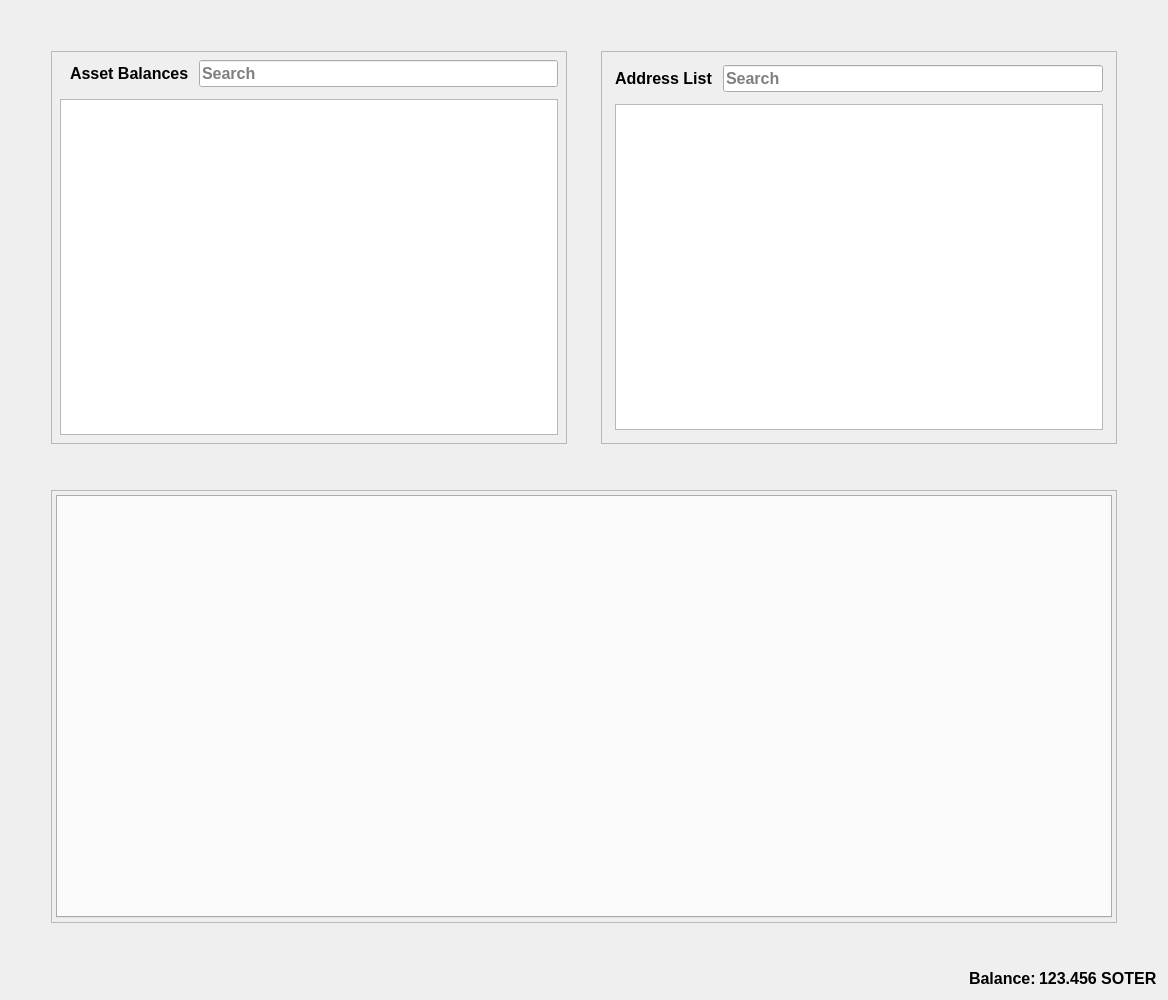
<?xml version="1.0" encoding="UTF-8"?>
<ui version="4.0">
 <class>RestrictedAssetsDialog</class>
 <widget class="QDialog" name="RestrictedAssetsDialog">
  <property name="geometry">
   <rect>
    <x>0</x>
    <y>0</y>
    <width>1168</width>
    <height>1000</height>
   </rect>
  </property>
  <property name="font">
   <font>
    <pointsize>12</pointsize>
    <weight>75</weight>
    <bold>true</bold>
   </font>
  </property>
  <property name="windowTitle">
   <string>Send Coins</string>
  </property>
  <layout class="QVBoxLayout" name="verticalLayout">
   <item>
    <layout class="QHBoxLayout" name="horizontalLayout">
     <property name="spacing">
      <number>34</number>
     </property>
     <property name="leftMargin">
      <number>40</number>
     </property>
     <property name="topMargin">
      <number>40</number>
     </property>
     <property name="rightMargin">
      <number>40</number>
     </property>
     <property name="bottomMargin">
      <number>40</number>
     </property>
     <item>
      <widget class="QFrame" name="frameAssetBalance">
       <property name="frameShape">
        <enum>QFrame::StyledPanel</enum>
       </property>
       <property name="frameShadow">
        <enum>QFrame::Raised</enum>
       </property>
       <layout class="QVBoxLayout" name="verticalLayout_7">
        <property name="spacing">
         <number>12</number>
        </property>
        <property name="leftMargin">
         <number>4</number>
        </property>
        <property name="topMargin">
         <number>4</number>
        </property>
        <property name="rightMargin">
         <number>4</number>
        </property>
        <property name="bottomMargin">
         <number>4</number>
        </property>
        <item>
         <layout class="QVBoxLayout" name="verticalLayout_4">
          <property name="spacing">
           <number>12</number>
          </property>
          <property name="leftMargin">
           <number>4</number>
          </property>
          <property name="topMargin">
           <number>4</number>
          </property>
          <property name="rightMargin">
           <number>4</number>
          </property>
          <property name="bottomMargin">
           <number>4</number>
          </property>
          <item>
           <layout class="QHBoxLayout" name="horizontalLayout_8">
            <property name="spacing">
             <number>10</number>
            </property>
            <property name="leftMargin">
             <number>10</number>
            </property>
            <item>
             <widget class="QLabel" name="labelAssetBalance">
              <property name="text">
               <string>Asset Balances</string>
              </property>
             </widget>
            </item>
            <item>
             <widget class="QLineEdit" name="lineEditAssetSearch">
              <property name="placeholderText">
               <string>Search</string>
              </property>
             </widget>
            </item>
           </layout>
          </item>
          <item>
           <widget class="QTableView" name="listAssets"/>
          </item>
         </layout>
        </item>
       </layout>
      </widget>
     </item>
     <item>
      <widget class="QFrame" name="frameAddressList">
       <property name="frameShape">
        <enum>QFrame::StyledPanel</enum>
       </property>
       <property name="frameShadow">
        <enum>QFrame::Raised</enum>
       </property>
       <layout class="QVBoxLayout" name="verticalLayout_10">
        <property name="spacing">
         <number>12</number>
        </property>
        <item>
         <layout class="QVBoxLayout" name="verticalLayout_9">
          <property name="spacing">
           <number>12</number>
          </property>
          <property name="leftMargin">
           <number>4</number>
          </property>
          <property name="topMargin">
           <number>4</number>
          </property>
          <property name="rightMargin">
           <number>4</number>
          </property>
          <property name="bottomMargin">
           <number>4</number>
          </property>
          <item>
           <layout class="QHBoxLayout" name="horizontalLayout_9">
            <property name="spacing">
             <number>10</number>
            </property>
            <property name="leftMargin">
             <number>0</number>
            </property>
            <property name="topMargin">
             <number>0</number>
            </property>
            <property name="rightMargin">
             <number>0</number>
            </property>
            <property name="bottomMargin">
             <number>0</number>
            </property>
            <item>
             <widget class="QLabel" name="labelAddressList">
              <property name="text">
               <string>Address List</string>
              </property>
             </widget>
            </item>
            <item>
             <widget class="QLineEdit" name="lineEditAddressSearch">
              <property name="placeholderText">
               <string>Search</string>
              </property>
             </widget>
            </item>
           </layout>
          </item>
          <item>
           <widget class="QTableView" name="myAddressList"/>
          </item>
         </layout>
        </item>
       </layout>
      </widget>
     </item>
    </layout>
   </item>
   <item>
    <layout class="QHBoxLayout" name="horizontalLayout_4">
     <property name="spacing">
      <number>34</number>
     </property>
     <property name="leftMargin">
      <number>40</number>
     </property>
     <property name="topMargin">
      <number>0</number>
     </property>
     <property name="rightMargin">
      <number>40</number>
     </property>
     <property name="bottomMargin">
      <number>40</number>
     </property>
     <item>
      <widget class="QFrame" name="tabFrame">
       <property name="frameShape">
        <enum>QFrame::StyledPanel</enum>
       </property>
       <property name="frameShadow">
        <enum>QFrame::Raised</enum>
       </property>
       <layout class="QVBoxLayout" name="verticalLayout_8">
        <property name="spacing">
         <number>12</number>
        </property>
        <property name="leftMargin">
         <number>4</number>
        </property>
        <property name="topMargin">
         <number>4</number>
        </property>
        <property name="rightMargin">
         <number>4</number>
        </property>
        <property name="bottomMargin">
         <number>4</number>
        </property>
        <item>
         <widget class="QTabWidget" name="tabWidget">
          <property name="tabPosition">
           <enum>QTabWidget::North</enum>
          </property>
          <property name="tabShape">
           <enum>QTabWidget::Rounded</enum>
          </property>
          <property name="currentIndex">
           <number>-1</number>
          </property>
          <property name="elideMode">
           <enum>Qt::ElideNone</enum>
          </property>
         </widget>
        </item>
       </layout>
      </widget>
     </item>
    </layout>
   </item>
   <item>
    <layout class="QHBoxLayout" name="horizontalLayout_2">
     <property name="spacing">
      <number>3</number>
     </property>
     <item>
      <spacer name="horizontalSpacer">
       <property name="orientation">
        <enum>Qt::Horizontal</enum>
       </property>
       <property name="sizeHint" stdset="0">
        <size>
         <width>40</width>
         <height>20</height>
        </size>
       </property>
      </spacer>
     </item>
     <item alignment="Qt::AlignRight">
      <widget class="QLabel" name="label">
       <property name="sizePolicy">
        <sizepolicy hsizetype="Preferred" vsizetype="Fixed">
         <horstretch>0</horstretch>
         <verstretch>0</verstretch>
        </sizepolicy>
       </property>
       <property name="text">
        <string>Balance:</string>
       </property>
      </widget>
     </item>
     <item alignment="Qt::AlignRight">
      <widget class="QLabel" name="labelBalance">
       <property name="sizePolicy">
        <sizepolicy hsizetype="Preferred" vsizetype="Fixed">
         <horstretch>0</horstretch>
         <verstretch>0</verstretch>
        </sizepolicy>
       </property>
       <property name="cursor">
        <cursorShape>IBeamCursor</cursorShape>
       </property>
       <property name="text">
        <string notr="true">123.456 SOTER</string>
       </property>
       <property name="textInteractionFlags">
        <set>Qt::LinksAccessibleByMouse|Qt::TextSelectableByKeyboard|Qt::TextSelectableByMouse</set>
       </property>
      </widget>
     </item>
    </layout>
   </item>
  </layout>
 </widget>
 <resources>
  <include location="../soteria.qrc"/>
 </resources>
 <connections/>
</ui>
